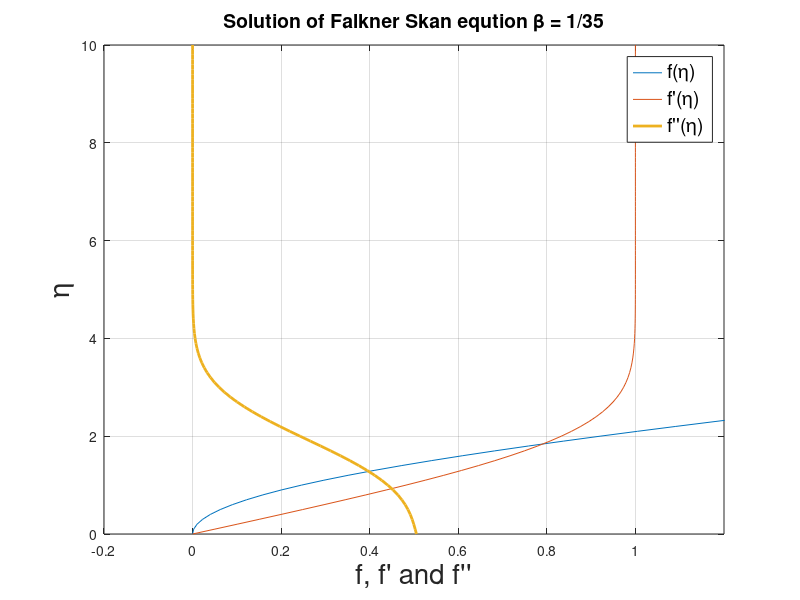

MATLAB code for this plot:
clc
clear all 
close all 

%% Parameter Spcification
U_inf = 1;
L = 10;
mu = 1.789E-5;
beta = 1/35;
rho = 1.225;
nu = mu/rho;
A = sqrt(nu/U_inf);
h = 0.1;
% Boundary Limits
eta = 0:h:10;
x = 0:h:10;
% Boundary Conditions
y1(1) = 0;
y2(1) = 0;
y3(1) = 0.5055;


%% Falkner Skan Solution with Runge-Kutta Method
f1 = @(x, y1, y2, y3) y2;
f2 = @(x, y1, y2, y3) y3;
f3 = @(x, y1, y2, y3) -y1*y3-beta*(1-y2^2);
for i = 1:(length(eta)-1)
a = h.*[f1(eta(i), y1(i), y2(i), y3(i)), f2(eta(i), y1(i), y2(i), y3(i)), f3(eta(i), y1(i), y2(i), y3(i))];
b = h.*[f1(eta(i), y1(i)+a(1)/2, y2(i)+a(2)/2, y3(i)+a(3)/2), f2(eta(i)+h/2, y1(i)+a(1)/2, y2(i)+a(2)/2, y3(i)+a(3)/2), f3(eta(i)+h/2, y1(i)+a(1)/2, y2(i)+a(2)/2, y3(i)+a(3)/2)];
c = h.*[f1(eta(i), y1(i)+b(1)/2, y2(i)+b(2)/2, y3(i)+b(3)/2), f2(eta(i)+h/2, y1(i)+b(1)/2, y2(i)+b(2)/2, y3(i)+b(3)/2), f3(eta(i)+h/2, y1(i)+b(1)/2, y2(i)+b(2)/2, y3(i)+b(3)/2)];
d = h.*[f1(eta(i), y1(i)+c(1), y2(i)+c(2), y3(i)+c(3)), f2(eta(i)+h, y1(i)+c(1), y2(i)+c(2), y3(i)+c(3)), f3(eta(i)+h, y1(i)+c(1), y2(i)+c(2), y3(i)+c(3))];
y3(i+1) = y3(i)+ 1/6*(a(3)+2*b(3)+2*c(3)+d(3));
y2(i+1) = y2(i)+ 1/6*(a(2)+2*b(2)+2*c(2)+d(2));
y1(i+1) = y1(i)+ 1/6*(a(1)+2*b(1)+2*c(1)+d(1));
end

%% Plotting
figure(1)
plot(y1, eta, y2, eta, y3, eta, 'LineWidth', 2)
xlim([0 2])
title('Solution of Falkner Skan eqution \beta = 1/35', 'FontSize', 14);
xlabel('f, f'' and f''''', 'FontSize', 20);
ylabel('\eta', 'FontSize', 20);
xlim([-0.2 1.2])
grid on
Legend1 = {'f(\eta)', 'f''(\eta)', 'f''''(\eta)'};
legend(Legend1, 'FontSize', 14);

for i=1:length(eta)-1
y4(i) = (y3(i+1)-y3(i))/(eta(i+1)-eta(i));
end

